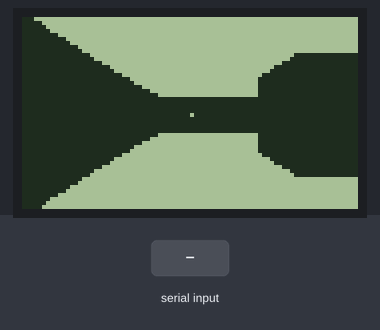
Bench run of a sketch on a simulated ESP32. Parts: 84×48 one-colour display. The test bench sets the inputs (shaded band). What the sketch prints to the serial monitor is not drawn.

Above: at 1.2 s.
1.3 s: "F" received over the second serial link
At 2.5 s:
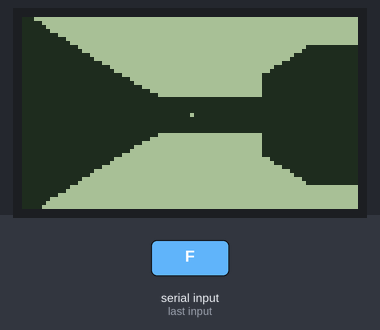
2.8 s: "L" received over the second serial link
At 3.7 s:
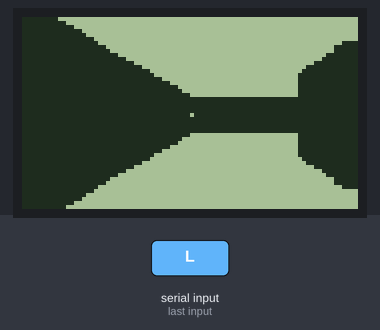
4.3 s: "B" received over the second serial link
At 4.9 s:
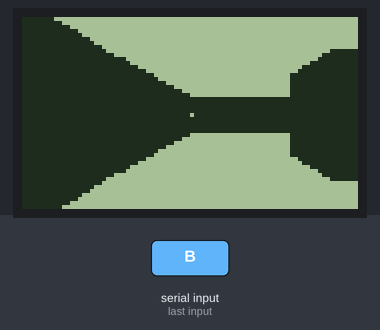
5.8 s: "R" received over the second serial link
At 7.2 s:
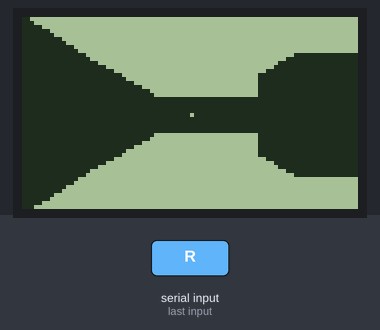
Timing chart, 0 to 8.3 s (numbered marks = the images above; inputs shaded):
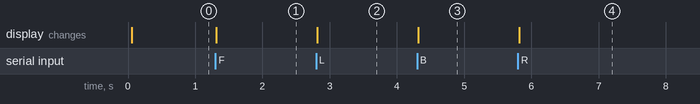

Measured:
- after the input at 1.3 s, the display: changes at once (image 1)
- after the input at 2.8 s, the display: changes at once (image 2)
- after the input at 4.3 s, the display: changes at once (image 3)
- after the input at 5.8 s, the display: changes at once (image 4)

The sketch:

esp32_juego.ino
```cpp
#include <Adafruit_GFX.h>
#include <Adafruit_PCD8544.h>
#include <math.h>

// Pines de la pantalla Nokia 5110
#define PIN_RST  15
#define PIN_CE    2
#define PIN_DC    4
#define PIN_DIN  23
#define PIN_CLK  18

// Pin de recepción Serial2 (datos del Esplora)
#define PIN_RX2  16

// Dimensiones de la pantalla
#define SCREEN_W  84
#define SCREEN_H  48
#define SCREEN_CY 24   // centro vertical

// Config del jugador
#define MOVE_SPEED  0.15f
#define ROT_SPEED   0.10f
#define FOV         1.00f   // campo de visión en radianes

// Mapa del mundo en (8x8)
// '#' = pared   '.' = espacio libre
#define MAP_W 8
#define MAP_H 8

const char worldMap[MAP_H][MAP_W + 1] = {
  "########",
  "#......#",
  "#..#...#",
  "#......#",
  "#..#...#",
  "#......#",
  "#......#",
  "########"
};

// Úbicación del jugador
float playerX = 1.5f;
float playerY = 1.5f;
float playerA = 0.0f;   // ángulo de visión en radianes

// Pantalla
Adafruit_PCD8544 display = Adafruit_PCD8544(PIN_CLK, PIN_DIN, PIN_DC, PIN_CE, PIN_RST);

// Devuelve true si la posición (x, y) es pared
bool isWall(float x, float y) {
  int col = (int)x;
  int row = (int)y;

  if (col < 0 || col >= MAP_W) return true;
  if (row < 0 || row >= MAP_H) return true;

  return worldMap[row][col] == '#';
}

// Comandos que manda el arduino esplora
void handleCommand(char cmd) {
  float newX = playerX;
  float newY = playerY;

  switch (cmd) {
    case 'F':   // avanzar (Foward)
      newX += cos(playerA) * MOVE_SPEED;
      newY += sin(playerA) * MOVE_SPEED;
      break;

    case 'B':   // retroceder (Back)
      newX -= cos(playerA) * MOVE_SPEED;
      newY -= sin(playerA) * MOVE_SPEED;
      break;

    case 'L':   // girar izquierda (Left)
      playerA -= ROT_SPEED;
      break;

    case 'R':   // girar derecha (Right)
      playerA += ROT_SPEED;
      break;

    case '1':   // botón 1  / switch 1
      break;

    case '2':   // botón 2 / switch 2
      break;

    case '3':   // botón 3 / switch 3
      break;

    case '4':   // botón 4 / switch 4
      break;
  }

  // si no está pegado a la pared se puede mover
  if (!isWall(newX, newY)) {
    playerX = newX;
    playerY = newY;
  }
}

// FOV DEL JUGADOR en forma de CONO
void castRay(int screenX) {
  float rayAngle = (playerA - FOV / 2.0f)
                 + ((float)screenX / SCREEN_W) * FOV;
  float dist = 0.05f;
  while (dist < 16.0f && !isWall(playerX + cos(rayAngle) * dist,
                                  playerY + sin(rayAngle) * dist)) {
    dist += 0.05f;
  }

  float correctedDist = dist * cos(rayAngle - playerA);
  int wallHeight = constrain((int)(SCREEN_H / correctedDist), 0, SCREEN_H);

  int top    = SCREEN_CY - wallHeight / 2;
  int bottom = SCREEN_CY + wallHeight / 2;

  display.drawLine(screenX, top, screenX, bottom, BLACK);
}

// mira en el centro
void drawCrosshair() {
  display.drawLine(38, SCREEN_CY, 46, SCREEN_CY, BLACK);
  display.drawLine(42, 20, 42, 28, BLACK);
  display.drawPixel(42, SCREEN_CY, WHITE);
}

void render() {
  display.clearDisplay();
  // pone un rayo por cada columna de pantalla
  for (int x = 0; x < SCREEN_W; x++) {
    castRay(x);
  }
  drawCrosshair();
  display.display();
}

void setup() {
  Serial.begin(9600);
  Serial2.begin(9600, SERIAL_8N1, PIN_RX2, 17);

  display.begin();
  display.setContrast(55);
  display.clearDisplay();
  display.display();
}

void loop() {
  // recibe los comandos del esplora
  while (Serial2.available()) {
    char cmd = Serial2.read();
    Serial.print("Recibido: ");
    Serial.println(cmd);
    handleCommand(cmd);
  }

  render();
}
```
